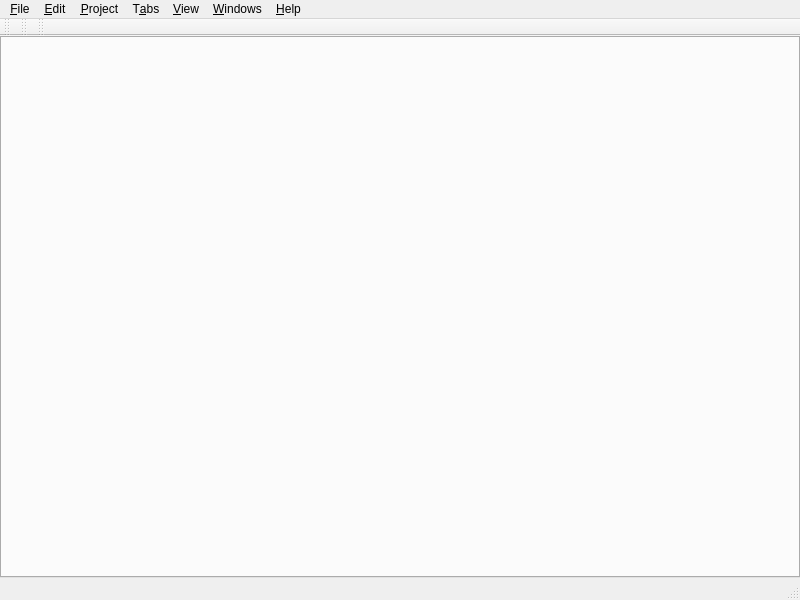
<?xml version="1.0" encoding="UTF-8"?>
<ui version="4.0">
 <class>glitch_mainwindow</class>
 <widget class="QMainWindow" name="glitch_mainwindow">
  <property name="geometry">
   <rect>
    <x>0</x>
    <y>0</y>
    <width>800</width>
    <height>600</height>
   </rect>
  </property>
  <property name="windowTitle">
   <string>Glitch</string>
  </property>
  <property name="windowIcon">
   <iconset resource="../Icons/icons.qrc">
    <normaloff>:/Logo/glitch-logo.png</normaloff>:/Logo/glitch-logo.png</iconset>
  </property>
  <widget class="QWidget" name="centralwidget">
   <layout class="QVBoxLayout" name="verticalLayout_2">
    <property name="spacing">
     <number>0</number>
    </property>
    <property name="leftMargin">
     <number>0</number>
    </property>
    <property name="topMargin">
     <number>0</number>
    </property>
    <property name="rightMargin">
     <number>0</number>
    </property>
    <property name="bottomMargin">
     <number>0</number>
    </property>
    <item>
     <widget class="glitch_tab" name="tab">
      <property name="elideMode">
       <enum>Qt::ElideRight</enum>
      </property>
      <property name="tabsClosable">
       <bool>true</bool>
      </property>
      <property name="movable">
       <bool>true</bool>
      </property>
     </widget>
    </item>
   </layout>
  </widget>
  <widget class="QMenuBar" name="menubar">
   <property name="geometry">
    <rect>
     <x>0</x>
     <y>0</y>
     <width>800</width>
     <height>34</height>
    </rect>
   </property>
   <widget class="QMenu" name="menu_File">
    <property name="title">
     <string>&amp;File</string>
    </property>
    <widget class="QMenu" name="menu_New_Diagram">
     <property name="title">
      <string>&amp;New Diagram</string>
     </property>
     <addaction name="action_New_Arduino"/>
    </widget>
    <widget class="QMenu" name="menu_Recent_Diagrams">
     <property name="title">
      <string>&amp;Recent Diagrams</string>
     </property>
    </widget>
    <addaction name="menu_New_Diagram"/>
    <addaction name="action_Open_Diagram"/>
    <addaction name="menu_Recent_Diagrams"/>
    <addaction name="separator"/>
    <addaction name="action_Close_Diagram"/>
    <addaction name="separator"/>
    <addaction name="action_Save_Current_Diagram"/>
    <addaction name="action_Save_Current_Diagram_As"/>
    <addaction name="separator"/>
    <addaction name="action_Quit"/>
   </widget>
   <widget class="QMenu" name="menu_Windows">
    <property name="tearOffEnabled">
     <bool>true</bool>
    </property>
    <property name="title">
     <string>&amp;Windows</string>
    </property>
    <addaction name="action_Diagram_Context_Menu"/>
    <addaction name="action_User_Functions"/>
    <addaction name="action_Tools"/>
    <addaction name="separator"/>
    <addaction name="action_Glitch_Preferences"/>
   </widget>
   <widget class="QMenu" name="menu_Tabs">
    <property name="title">
     <string>T&amp;abs</string>
    </property>
   </widget>
   <widget class="QMenu" name="menu_Edit">
    <property name="tearOffEnabled">
     <bool>true</bool>
    </property>
    <property name="title">
     <string>&amp;Edit</string>
    </property>
    <addaction name="action_Clear_Copied_Widgets_Buffer"/>
    <addaction name="separator"/>
    <addaction name="action_Undo"/>
    <addaction name="action_Redo"/>
    <addaction name="separator"/>
    <addaction name="action_Copy"/>
    <addaction name="action_Paste"/>
    <addaction name="separator"/>
    <addaction name="action_Delete"/>
    <addaction name="action_Select_All"/>
    <addaction name="separator"/>
    <addaction name="action_Find"/>
    <addaction name="separator"/>
    <addaction name="action_Canvas_Settings"/>
   </widget>
   <widget class="QMenu" name="menu_Project">
    <property name="title">
     <string>&amp;Project</string>
    </property>
    <addaction name="action_Generate_Source"/>
    <addaction name="action_Generate_Source_View"/>
    <addaction name="action_Show_Project_IDE"/>
   </widget>
   <widget class="QMenu" name="menu_Help">
    <property name="title">
     <string>&amp;Help</string>
    </property>
    <addaction name="action_About"/>
    <addaction name="separator"/>
    <addaction name="action_Arduino_Documentation"/>
    <addaction name="separator"/>
    <addaction name="action_Release_Notes"/>
   </widget>
   <widget class="QMenu" name="menu_View">
    <property name="title">
     <string>&amp;View</string>
    </property>
    <addaction name="action_Full_Screen"/>
    <addaction name="separator"/>
    <addaction name="action_View_Tool_Bars"/>
   </widget>
   <addaction name="menu_File"/>
   <addaction name="menu_Edit"/>
   <addaction name="menu_Project"/>
   <addaction name="menu_Tabs"/>
   <addaction name="menu_View"/>
   <addaction name="menu_Windows"/>
   <addaction name="menu_Help"/>
  </widget>
  <widget class="QStatusBar" name="statusbar"/>
  <widget class="QToolBar" name="alignment_toolbar">
   <property name="windowTitle">
    <string>Glitch: Alignment Tool Bar</string>
   </property>
   <attribute name="toolBarArea">
    <enum>TopToolBarArea</enum>
   </attribute>
   <attribute name="toolBarBreak">
    <bool>false</bool>
   </attribute>
  </widget>
  <widget class="QToolBar" name="file_toolbar">
   <property name="windowTitle">
    <string>Glitch: File Tool Bar</string>
   </property>
   <attribute name="toolBarArea">
    <enum>TopToolBarArea</enum>
   </attribute>
   <attribute name="toolBarBreak">
    <bool>false</bool>
   </attribute>
  </widget>
  <widget class="QToolBar" name="edit_toolbar">
   <property name="windowTitle">
    <string>Glitch: Edit Tool Bar</string>
   </property>
   <attribute name="toolBarArea">
    <enum>TopToolBarArea</enum>
   </attribute>
   <attribute name="toolBarBreak">
    <bool>false</bool>
   </attribute>
  </widget>
  <action name="action_Open_Diagram">
   <property name="text">
    <string>&amp;Open Diagram...</string>
   </property>
   <property name="shortcut">
    <string>Ctrl+O</string>
   </property>
  </action>
  <action name="action_Quit">
   <property name="text">
    <string>&amp;Quit</string>
   </property>
   <property name="shortcut">
    <string>Ctrl+Q</string>
   </property>
  </action>
  <action name="action_New_Arduino">
   <property name="icon">
    <iconset resource="../Icons/icons.qrc">
     <normaloff>:/Logo/glitch-arduino-logo.png</normaloff>:/Logo/glitch-arduino-logo.png</iconset>
   </property>
   <property name="text">
    <string>&amp;Arduino...</string>
   </property>
   <property name="toolTip">
    <string>New Arduino Diagram</string>
   </property>
  </action>
  <action name="action_Save_Current_Diagram">
   <property name="text">
    <string>&amp;Save Current Diagram</string>
   </property>
   <property name="shortcut">
    <string>Ctrl+S</string>
   </property>
  </action>
  <action name="action_Save_Current_Diagram_As">
   <property name="text">
    <string>Save Current Diagram &amp;As...</string>
   </property>
  </action>
  <action name="action_Structures">
   <property name="text">
    <string>&amp;Structures...</string>
   </property>
  </action>
  <action name="action_Close_Diagram">
   <property name="text">
    <string>Close Diagram</string>
   </property>
   <property name="shortcut">
    <string>Ctrl+W</string>
   </property>
  </action>
  <action name="action_Select_All">
   <property name="text">
    <string>Select &amp;All</string>
   </property>
   <property name="shortcut">
    <string>Ctrl+A</string>
   </property>
  </action>
  <action name="action_Delete">
   <property name="text">
    <string>&amp;Delete</string>
   </property>
   <property name="shortcut">
    <string>Del</string>
   </property>
  </action>
  <action name="action_Copy">
   <property name="text">
    <string>&amp;Copy</string>
   </property>
   <property name="shortcut">
    <string>Ctrl+C</string>
   </property>
  </action>
  <action name="action_Paste">
   <property name="text">
    <string>Paste</string>
   </property>
   <property name="shortcut">
    <string>Ctrl+V</string>
   </property>
  </action>
  <action name="action_Undo">
   <property name="text">
    <string>Undo</string>
   </property>
   <property name="shortcut">
    <string>Ctrl+Z</string>
   </property>
  </action>
  <action name="action_Redo">
   <property name="text">
    <string>Redo</string>
   </property>
   <property name="shortcut">
    <string>Ctrl+Shift+Z</string>
   </property>
  </action>
  <action name="action_Canvas_Settings">
   <property name="text">
    <string>Canvas Settings...</string>
   </property>
  </action>
  <action name="action_Clear_Copied_Widgets_Buffer">
   <property name="text">
    <string>Clear Copied Widgets Buffer</string>
   </property>
  </action>
  <action name="action_Tools">
   <property name="text">
    <string>&amp;Tools...</string>
   </property>
   <property name="shortcut">
    <string>Ctrl+T</string>
   </property>
  </action>
  <action name="action_Generate_Source">
   <property name="text">
    <string>&amp;Generate Source</string>
   </property>
   <property name="shortcut">
    <string>Ctrl+G</string>
   </property>
  </action>
  <action name="action_Diagram_Context_Menu">
   <property name="text">
    <string>&amp;Diagram's Context Menu...</string>
   </property>
  </action>
  <action name="action_Full_Screen">
   <property name="text">
    <string>&amp;Full Screen</string>
   </property>
   <property name="shortcut">
    <string>F11</string>
   </property>
  </action>
  <action name="action_User_Functions">
   <property name="text">
    <string>&amp;User Functions...</string>
   </property>
  </action>
  <action name="action_About">
   <property name="text">
    <string>&amp;About...</string>
   </property>
  </action>
  <action name="action_View_Tool_Bars">
   <property name="checkable">
    <bool>true</bool>
   </property>
   <property name="checked">
    <bool>true</bool>
   </property>
   <property name="text">
    <string>&amp;Tool Bars</string>
   </property>
  </action>
  <action name="action_Release_Notes">
   <property name="text">
    <string>&amp;Release Notes...</string>
   </property>
  </action>
  <action name="action_Arduino_Documentation">
   <property name="text">
    <string>Arduino Documentation...</string>
   </property>
  </action>
  <action name="action_Find">
   <property name="text">
    <string>&amp;Find...</string>
   </property>
   <property name="shortcut">
    <string>Ctrl+F</string>
   </property>
  </action>
  <action name="action_Glitch_Preferences">
   <property name="text">
    <string>Glitch Preferences...</string>
   </property>
  </action>
  <action name="action_Show_Project_IDE">
   <property name="text">
    <string>Show Project IDE...</string>
   </property>
  </action>
  <action name="action_Generate_Source_View">
   <property name="text">
    <string>Generate Source View...</string>
   </property>
  </action>
 </widget>
 <customwidgets>
  <customwidget>
   <class>glitch_tab</class>
   <extends>QTabWidget</extends>
   <header>glitch-tab.h</header>
   <container>1</container>
  </customwidget>
 </customwidgets>
 <resources>
  <include location="../Icons/icons.qrc"/>
 </resources>
 <connections/>
</ui>
